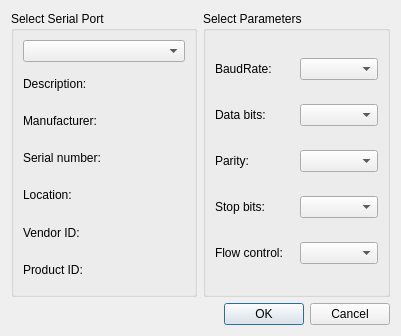
<?xml version="1.0" encoding="UTF-8"?>
<ui version="4.0">
 <class>configSerie</class>
 <widget class="QDialog" name="configSerie">
  <property name="geometry">
   <rect>
    <x>0</x>
    <y>0</y>
    <width>401</width>
    <height>336</height>
   </rect>
  </property>
  <property name="windowTitle">
   <string>Dialog</string>
  </property>
  <layout class="QGridLayout" name="gridLayout_2">
   <item row="0" column="0">
    <widget class="QGroupBox" name="selectBox">
     <property name="title">
      <string>Select Serial Port</string>
     </property>
     <layout class="QGridLayout" name="gridLayout">
      <item row="0" column="0">
       <widget class="QComboBox" name="serialPortInfoListBox"/>
      </item>
      <item row="1" column="0">
       <widget class="QLabel" name="descriptionLabel">
        <property name="text">
         <string>Description:</string>
        </property>
       </widget>
      </item>
      <item row="2" column="0">
       <widget class="QLabel" name="manufacturerLabel">
        <property name="text">
         <string>Manufacturer:</string>
        </property>
       </widget>
      </item>
      <item row="3" column="0">
       <widget class="QLabel" name="serialNumberLabel">
        <property name="text">
         <string>Serial number:</string>
        </property>
       </widget>
      </item>
      <item row="4" column="0">
       <widget class="QLabel" name="locationLabel">
        <property name="text">
         <string>Location:</string>
        </property>
       </widget>
      </item>
      <item row="5" column="0">
       <widget class="QLabel" name="vidLabel">
        <property name="text">
         <string>Vendor ID:</string>
        </property>
       </widget>
      </item>
      <item row="6" column="0">
       <widget class="QLabel" name="pidLabel">
        <property name="text">
         <string>Product ID:</string>
        </property>
       </widget>
      </item>
     </layout>
    </widget>
   </item>
   <item row="0" column="1">
    <widget class="QGroupBox" name="parametersBox">
     <property name="enabled">
      <bool>true</bool>
     </property>
     <property name="title">
      <string>Select Parameters</string>
     </property>
     <layout class="QGridLayout" name="gridLayout_3">
      <item row="0" column="0">
       <widget class="QLabel" name="baudRateLabel">
        <property name="text">
         <string>BaudRate:</string>
        </property>
       </widget>
      </item>
      <item row="0" column="1">
       <widget class="QComboBox" name="baudRateBox"/>
      </item>
      <item row="1" column="0">
       <widget class="QLabel" name="dataBitsLabel">
        <property name="text">
         <string>Data bits:</string>
        </property>
       </widget>
      </item>
      <item row="1" column="1">
       <widget class="QComboBox" name="dataBitsBox"/>
      </item>
      <item row="2" column="0">
       <widget class="QLabel" name="parityLabel">
        <property name="text">
         <string>Parity:</string>
        </property>
       </widget>
      </item>
      <item row="2" column="1">
       <widget class="QComboBox" name="parityBox"/>
      </item>
      <item row="3" column="0">
       <widget class="QLabel" name="stopBitsLabel">
        <property name="text">
         <string>Stop bits:</string>
        </property>
       </widget>
      </item>
      <item row="3" column="1">
       <widget class="QComboBox" name="stopBitsBox"/>
      </item>
      <item row="4" column="0">
       <widget class="QLabel" name="flowControlLabel">
        <property name="text">
         <string>Flow control:</string>
        </property>
       </widget>
      </item>
      <item row="4" column="1">
       <widget class="QComboBox" name="flowControlBox"/>
      </item>
     </layout>
    </widget>
   </item>
   <item row="1" column="0" colspan="2">
    <layout class="QHBoxLayout" name="horizontalLayout">
     <item>
      <spacer name="horizontalSpacer">
       <property name="orientation">
        <enum>Qt::Horizontal</enum>
       </property>
       <property name="sizeHint" stdset="0">
        <size>
         <width>218</width>
         <height>17</height>
        </size>
       </property>
      </spacer>
     </item>
     <item>
      <widget class="QDialogButtonBox" name="buttonBox">
       <property name="orientation">
        <enum>Qt::Horizontal</enum>
       </property>
       <property name="standardButtons">
        <set>QDialogButtonBox::Cancel|QDialogButtonBox::Ok</set>
       </property>
      </widget>
     </item>
    </layout>
   </item>
  </layout>
 </widget>
 <resources/>
 <connections>
  <connection>
   <sender>buttonBox</sender>
   <signal>accepted()</signal>
   <receiver>configSerie</receiver>
   <slot>accept()</slot>
   <hints>
    <hint type="sourcelabel">
     <x>248</x>
     <y>254</y>
    </hint>
    <hint type="destinationlabel">
     <x>157</x>
     <y>274</y>
    </hint>
   </hints>
  </connection>
  <connection>
   <sender>buttonBox</sender>
   <signal>rejected()</signal>
   <receiver>configSerie</receiver>
   <slot>reject()</slot>
   <hints>
    <hint type="sourcelabel">
     <x>316</x>
     <y>260</y>
    </hint>
    <hint type="destinationlabel">
     <x>286</x>
     <y>274</y>
    </hint>
   </hints>
  </connection>
 </connections>
</ui>
